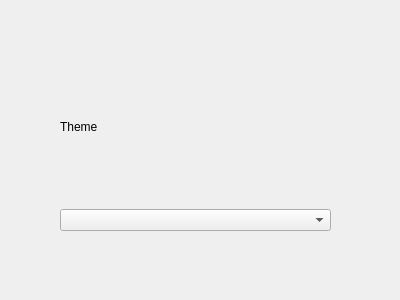
<?xml version="1.0" encoding="UTF-8"?>
<ui version="4.0">
 <class>GeneralSettingsView</class>
 <widget class="QWidget" name="GeneralSettingsView">
  <property name="geometry">
   <rect>
    <x>0</x>
    <y>0</y>
    <width>400</width>
    <height>300</height>
   </rect>
  </property>
  <property name="windowTitle">
   <string>Form</string>
  </property>
  <widget class="QWidget" name="verticalLayoutWidget">
   <property name="geometry">
    <rect>
     <x>60</x>
     <y>50</y>
     <width>271</width>
     <height>181</height>
    </rect>
   </property>
   <layout class="QVBoxLayout" name="verticalLayout">
    <property name="sizeConstraint">
     <enum>QLayout::SetDefaultConstraint</enum>
    </property>
    <item>
     <widget class="QLabel" name="label">
      <property name="text">
       <string>Theme</string>
      </property>
     </widget>
    </item>
    <item>
     <widget class="QComboBox" name="themeCombo"/>
    </item>
   </layout>
  </widget>
 </widget>
 <resources/>
 <connections/>
</ui>
